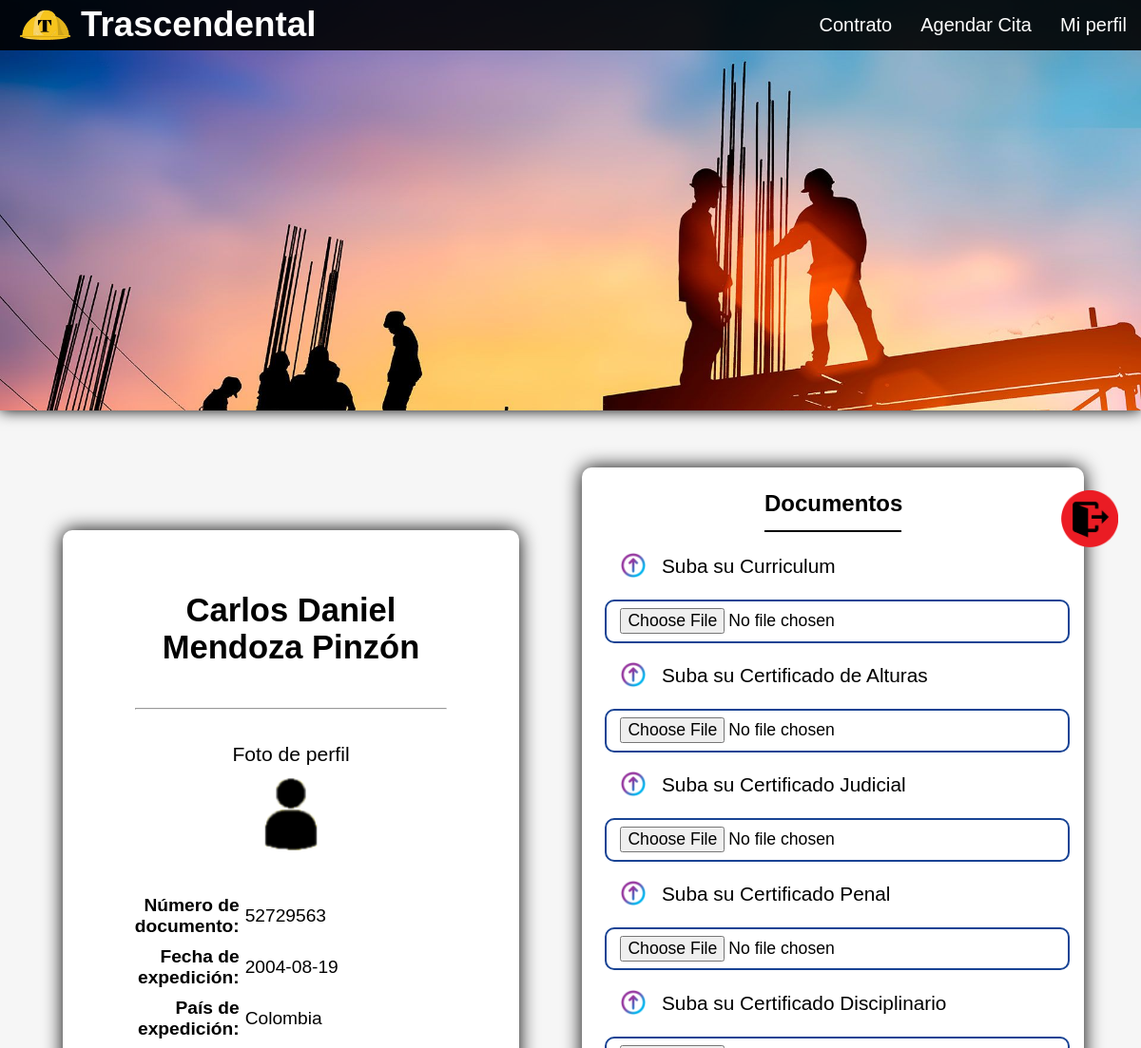
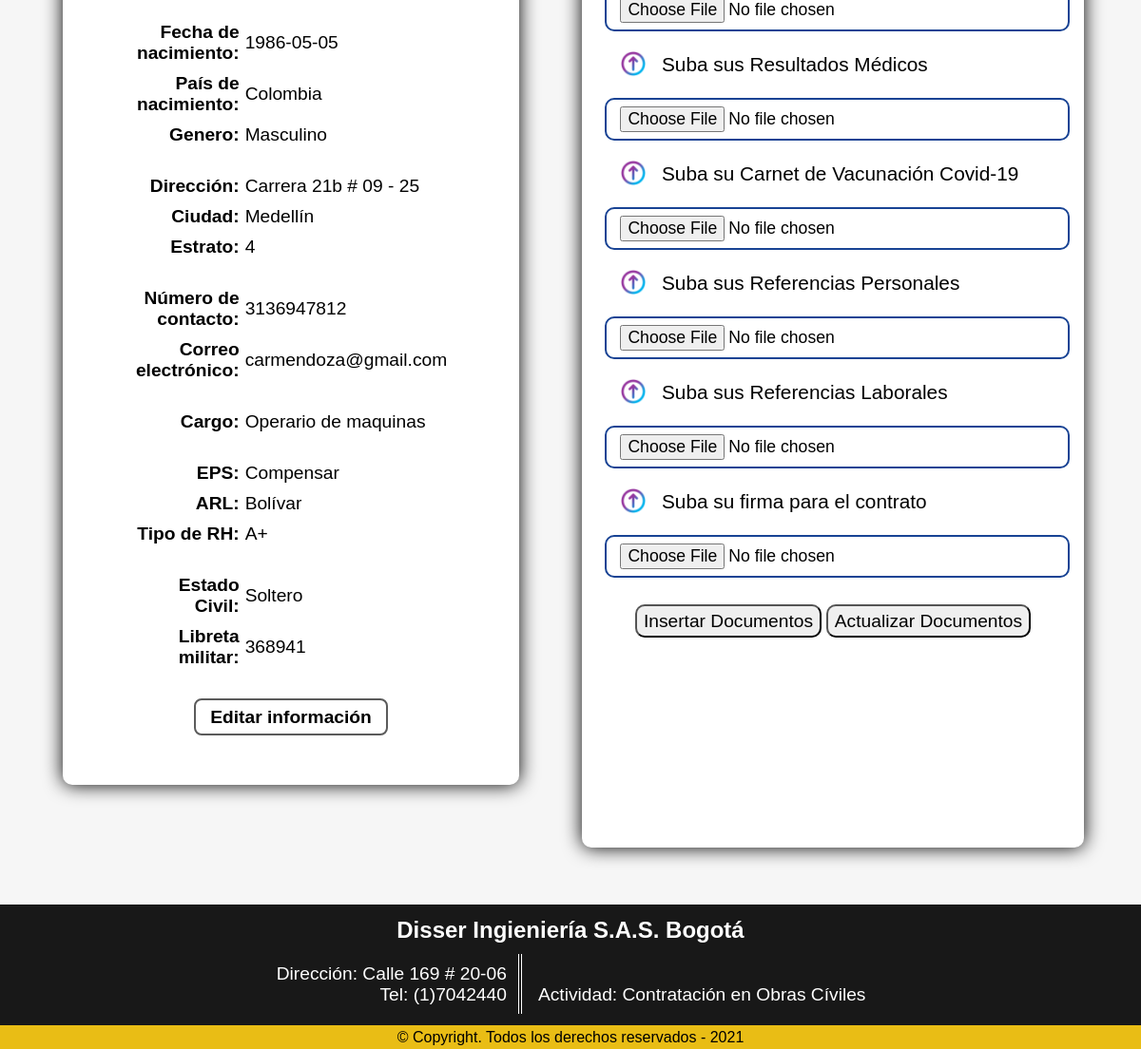
The app's page /HTML/estadoLog/logtrue/aspirantes/Perfil_Aspirante.php (signed in) with its own data (2 pictures, top to bottom).
### tables this page shows
CREATE TABLE `aspirante` (
  `docAspirante` double NOT NULL,
  `numIdentificacion` double NOT NULL,
  `PnombreAspirante` varchar(60) NOT NULL,
  `SnombreAspirante` varchar(60) NOT NULL,
  `PapellidoAspirante` varchar(60) NOT NULL,
  `SapellidoAspirante` varchar(60) NOT NULL,
  `fotoAspirante` blob NOT NULL,
  `fechaExpDoc` date NOT NULL,
  `paisExpDoc` varchar(60) NOT NULL,
  `fechaNacimiento` date NOT NULL,
  `paisNacimiento` varchar(60) NOT NULL,
  `direccionResidencia` varchar(60) NOT NULL,
  `ciudad` varchar(60) NOT NULL,
  `telefonoContacto` double NOT NULL,
  `correoElectronico` varchar(60) NOT NULL,
  `tipoCargo` varchar(60) NOT NULL,
  `estadoCivil` varchar(60) NOT NULL,
  `estrato` int(10) NOT NULL,
  `rh` varchar(10) NOT NULL,
  `genero` varchar(50) NOT NULL,
  `libretaMilitar` double NOT NULL,
  `eps` varchar(60) NOT NULL,
  `arl` varchar(60) NOT NULL,
  `estadoAspirante` tinyint(1) DEFAULT NULL
);

### HTML/estadoLog/logtrue/aspirantes/phpMiperfil.php (the view, shortened to what this page needs)
<?php
function cargardata($conn) {
    $consulta = "SELECT * FROM aspirante where docAspirante='$_SESSION[doc]'";
    $resultado = mysqli_query($conn, $consulta);
    while($fila = mysqli_fetch_array($resultado)){
        echo "
            <table>
                <tr>
                    <th colspan='2'>
                        <center>
                            <h2>" . $fila['PnombreAspirante'] . " " . $fila['SnombreAspirante'] . " " . $fila['PapellidoAspirante'] . " " . $fila['SapellidoAspirante'] . "</h2>
                        </center>
                        <br>
                        <br>
                        <hr>
                        <br>
                    </th>
                </tr>
                <tr>
                    <td colspan='2'>
                        <center>
                            <p>Foto de perfil</p>
                            <input type='image' src='../../../../Imagenes/otros logos/Logo_Usuario.png' name='Foto Perfil' id='Foto_Perfil'>
                        </center>
                        <br>
                    </td>
                </tr>
                <tr>
                    <th>Número de documento:</th>
                    <td>
                        " . $fila['docAspirante'] . "
                    </td>
                </tr>
                <tr>
                    <th>Fecha de expedición:</th>
                    <td>" . $fila['fechaExpDoc'] . "</td>
                </tr>
                <tr>
                    <th>País de expedición:<br><br></th>
                    <td>" . $fila['paisExpDoc'] . " <br><br></td>
                </tr>
                <tr>
                    <th>Fecha de nacimiento:</th>
                    <td>" . $fila['fechaNacimiento'] . "</td>
                </tr>
                <tr>
                    <th>País de nacimiento:</th>
                    <td>" . $fila['paisNacimiento'] . "</td>
                </tr>
                <tr>
                    <th>Genero:<br><br></th>
                    <td>" . $fila['genero'] . "<br><br></td>
                </tr>
                <tr>
                    <th>Dirección:</th>
                    <td>" . $fila['direccionResidencia'] . "</td>
                </tr>
                <tr>
                    <th>Ciudad:</th>
                    <td>" . $fila['ciudad'] . "</td>
                </tr>
                <tr>
                    <th>Estrato:<br><br></th>
                    <td>" . $fila['estrato'] . "<br><br></td>
                </tr>
                <tr>
                    <th>Número de contacto:</th>
                    <td>". $fila['telefonoContacto'] . "</td>
                </tr>
                <tr>
                    <th>Correo electrónico:<br><br></th>
                    <td>". $fila['correoElectronico'] . "<br><br></td>
                </tr>
                <tr>
                    <th>Cargo:<br><br></th>
                    <td>". $fila['tipoCargo'] . "<br><br></td>
                </tr>
                <tr>
                    <th>EPS:</th>
                    <td>" . $fila['eps'] . "</td>
                </tr>
                <tr>
                    <th>ARL:</th>
                    <td>" . $fila['arl'] . "</td>
                </tr>
                <tr>
                    <th>Tipo de RH:<br><br></th>
                    <td>" . $fila['rh'] . "<br><br></td>
                </tr>
                <tr>
                    <th>Estado Civil:</th>
                    <td>" . $fila['estadoCivil'] . "</td>
                </tr>
                <tr>
                    <th>Libreta militar:</th>
                    <td>" . $fila['libretaMilitar'] . "</td>
                </tr>
            </table>
        ";
    }
}
?>

### CSS/Formato_Base.css (style rules this page uses)
* { margin: 0px; padding: 0px; transition: 0.5s; font-family: sans-serif; }

### CSS/estadoLog/log true/Mi_Perfil.css (style rules this page uses)
body { background-color: rgb(212, 212, 211, 0.2); }
table { width: 80%; border-collapse: collapse; }
table td, table th { width: 50%; padding: 5px 3px; font-size: 120%; }
table th { text-align: right; }
table td { text-align: left; }
.Perfil #Foto_Perfil { width: 25%; }
.Perfil h2 { font-size: 180%; text-align: center; }
.Perfil p { font-size: 110%; margin: 1%; }
#Foto_Perfil { width: 15%; padding: 1%; border-radius: 100px; background-color: white; }

### records on screen
aspirante: PnombreAspirante "Carlos", SnombreAspirante "Daniel", PapellidoAspirante "Mendoza", SapellidoAspirante "Pinzón", docAspirante "52729563", fechaExpDoc "2004-08-19", paisExpDoc "Colombia", fechaNacimiento "1986-05-05", paisNacimiento "Colombia", genero "Masculino", direccionResidencia "Carrera 21b # 09 - 25", ciudad "Medellín", estrato "4", telefonoContacto "3136947812", correoElectronico "carmendoza@gmail.com", tipoCargo "Operario de maquinas", eps "Compensar", arl "Bolívar", rh "A+", estadoCivil "Soltero", libretaMilitar "368941"
